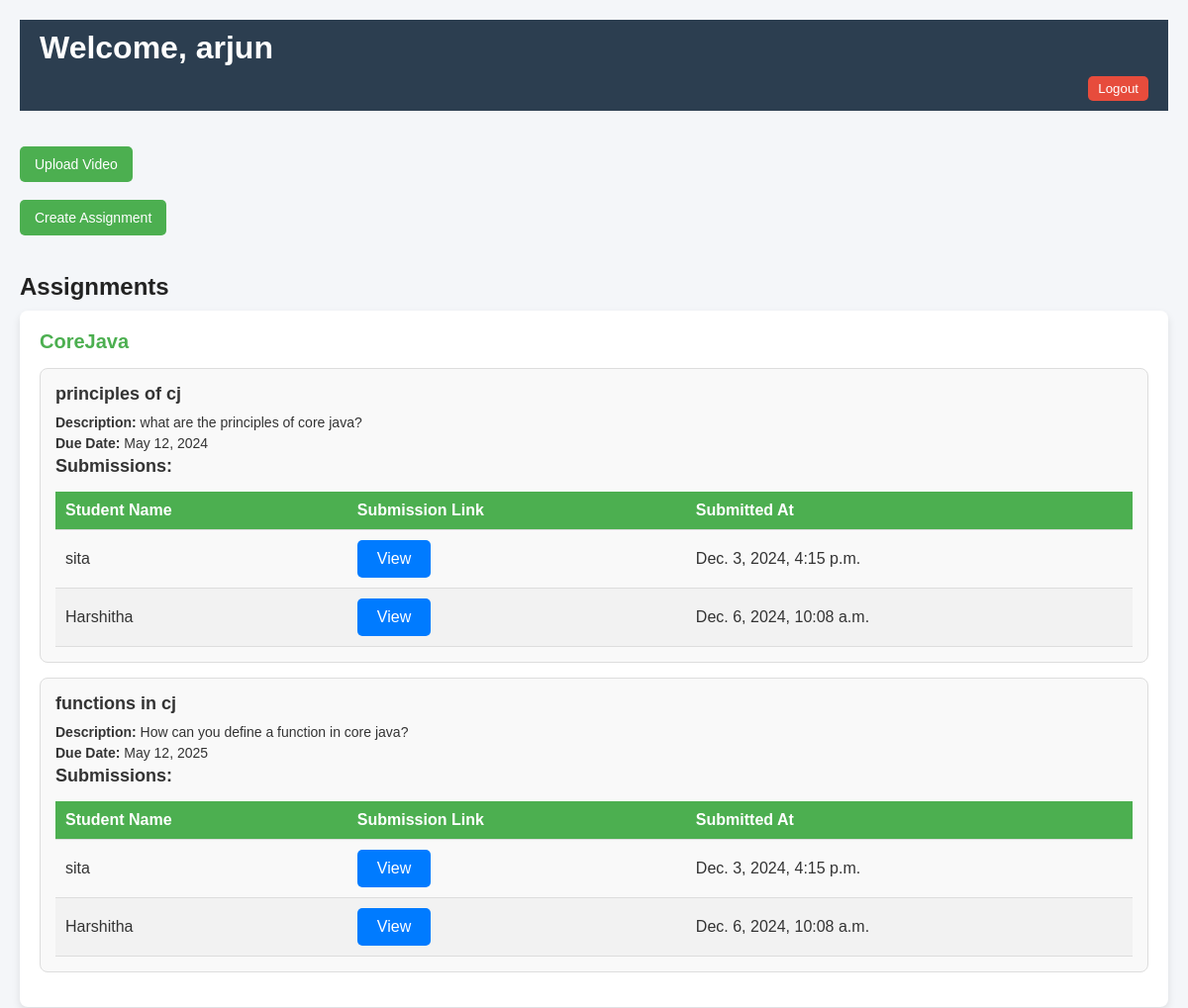
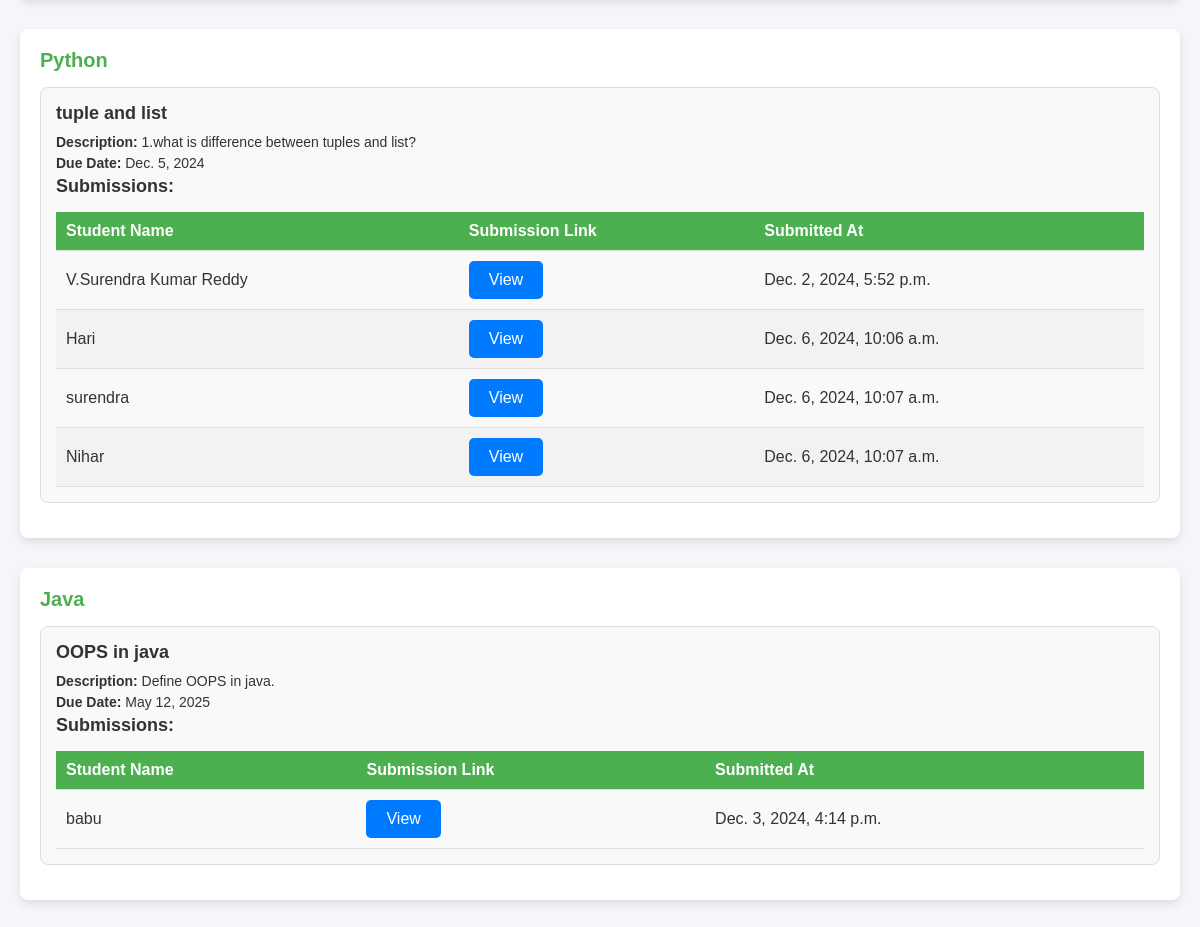
Screenshot of /t_dashboard/ (signed in) with the database file from the repository (2 pictures, top to bottom).
### lapp/models.py (models this page shows, shortened)
class Teacher(models.Model):
    userid = models.CharField(max_length=10, unique=True)
    password = models.CharField(max_length=255)  # length of plain passwords
    name = models.CharField(max_length=100)
    phone = models.BigIntegerField()  # Use BigIntegerField for phone numbers
    mail = models.EmailField()
    gender = models.CharField(
        max_length=10,
        choices=[('Male', 'Male'), ('Female', 'Female'), ('Others', 'Others')],
    )
    courses = models.ManyToManyField(Course,related_name="teachers",blank=True)

class Assignment(models.Model):
    teacher = models.ForeignKey(Teacher, on_delete=models.CASCADE)
    course = models.CharField(
        max_length=50,
        choices=[('Python', 'Python'), ('Java', 'Java'), ('CoreJava', 'Core Java')],
    )
    title = models.CharField(max_length=200)
    description = models.TextField()
    due_date = models.DateField()
    assigned_at = models.DateTimeField(auto_now_add=True)
    students = models.ManyToManyField(Student, related_name='assignments',blank=True)
    submissions = models.ManyToManyField(
        Student,
        through='Submission',
        related_name='assignment_submissions'
    )

class Submission(models.Model):
    student = models.ForeignKey(Student, on_delete=models.CASCADE)
    assignment = models.ForeignKey(Assignment, on_delete=models.CASCADE)
    link =models.CharField(max_length=500 ,null=True,blank=True)
    submitted_at = models.DateTimeField(auto_now_add=True)

class Student(models.Model):
    userid = models.CharField(max_length=10, unique=True)
    password = models.CharField(max_length=255)  # Increased length for hashed passwords
    name = models.CharField(max_length=100)
    phone = models.BigIntegerField()  # Use BigIntegerField for phone numbers
    mail = models.EmailField()
    gender = models.CharField(
        max_length=10,
        choices=[('Male', 'Male'), ('Female', 'Female'), ('Others', 'Others')],
    )
    course = models.CharField(
        max_length=50,
        choices=[('Python', 'Python'), ('Java', 'Java'), ('CoreJava', 'Core Java')],
    )

### lapp/views.py (the view)
# urls.py: path('t_dashboard/', views.teacher_dashboard, name='teacher_dashboard'),
def teacher_dashboard(request):
    teacher_id = request.session.get('teacher_id')
    if not teacher_id:
        return redirect('login_teacher')  # Redirect if not logged in
    teacher = Teacher.objects.get(id=teacher_id)
    assignments = Assignment.objects.filter(teacher=teacher).prefetch_related('submissions')
    assignments_by_course = defaultdict(list)
    for assignment in assignments:
        assignments_by_course[assignment.course].append(assignment)
    course_videos = CourseVideo.objects.filter(teacher_id=teacher_id)
    courses = teacher.courses.all()
    if request.method == 'POST':
        if 'upload_video' in request.POST:
            return redirect('upload_video')
        elif 'create_assignment' in request.POST:
            return redirect('create_assignment')  # Redirect to assignment creation view
    return render(request, 'lapp/teacher_dashboard.html', {
        'teacher_name': teacher.name,
        'course_videos': course_videos,
        'assignments': assignments,
        'assignments_by_course': dict(assignments_by_course),
        'courses': courses,
    })

### lapp/templates/lapp/teacher_dashboard.html (shortened to what this page needs)
<!DOCTYPE html>
<html lang="en">
<head>
</head>
<body>
    <div style="background: #2c3e50; color: #fff; padding: 10px 20px; text-align: right;">
        <h1 style="text-align: left; margin: 0; color: #fff;"> Welcome, {{ teacher_name }}</h1>
        <form method="POST" action="{% url 'logout' %}" style="display: inline;">
            <button type="submit" style="background: #e74c3c; color: #fff; border: none; padding: 5px 10px; cursor: pointer; border-radius: 5px;">
                Logout
            </button>
        </form>
    </div> <br><br>
    <form method="POST">
        <button type="submit" name="upload_video" class="button">Upload Video</button> <br><br>
        <button type="submit" name="create_assignment" class="button">Create Assignment</button> <br><br>
    </form>
    <h2>Assignments</h2>
    {% for course, assignments in assignments_by_course.items %}
        <div class="course-section">
            <div class="course-title">{{ course }}</div>
            {% for assignment in assignments %}
                <div class="assignment-card">
                    <h4>{{ assignment.title }}</h4>
                    <p><strong>Description:</strong> {{ assignment.description }}</p>
                    <p><strong>Due Date:</strong> {{ assignment.due_date }}</p>
                    <h4>Submissions:</h4>
                    <table>
                        <thead>
                            <tr>
                                <th>Student Name</th>
                                <th>Submission Link</th>
                                <th>Submitted At</th>
                            </tr>
                        </thead>
                        <tbody>
                            {% for submission in assignment.submission_set.all %}
                                <tr>
                                    <td>{{ submission.student.name }}</td>
                                    <td>
                                        <a href="{{ submission.link }}" target="_blank" style="display: inline-block; padding: 10px 20px; background-color: #007bff; color: white; text-decoration: none; border-radius: 5px; text-align: center;">View</a>
                                    </td>
                                    <td>{{ submission.submitted_at }}</td>
                                </tr>
                            {% empty %}
                                <tr>
                                    <td colspan="3">No submissions yet.</td>
                                </tr>
                            {% endfor %}
                        </tbody>
                    </table>
                </div>
            {% endfor %}
        </div>
    {% endfor %}
</body>
</html>

### lapp/templates/lapp/teacher_dashboard.html (style rules this page uses)
body { font-family: 'Arial', sans-serif; margin: 0; padding: 20px; background-color: #f4f6f9; color: #333; }
h1, h2 { color: #222; }
h1 { border-bottom: none; padding-bottom: 10px; margin-bottom: 20px; }
h2 { font-size: 24px; margin-bottom: 10px; }
.button { background-color: #4CAF50; color: white; border: none; padding: 10px 15px; font-size: 14px; border-radius: 5px; cursor: pointer; transition: 0.3s ease; text-decoration: none; }
.course-section { margin-bottom: 30px; background-color: white; padding: 20px; border-radius: 8px; box-shadow: 0 4px 8px rgba(0, 0, 0, 0.1); }
.course-title { font-size: 20px; font-weight: bold; margin-bottom: 15px; color: #4CAF50; }
.assignment-card { background-color: #f9f9f9; border: 1px solid #ddd; border-radius: 8px; margin-bottom: 15px; padding: 15px; transition: 0.3s ease; position: relative; }
.assignment-card h4 { font-size: 18px; margin: 0 0 10px; }
.assignment-card p { font-size: 14px; margin: 5px 0; }
table { width: 100%; border-collapse: collapse; margin-top: 15px; }
table th, table td { text-align: left; padding: 10px; border-bottom: 1px solid #ddd; }
table th { background-color: #4CAF50; color: white; font-weight: bold; }
table tr:nth-child(even) { background-color: #f2f2f2; }
table td a { color: #2196F3; text-decoration: none; }

### rows the page displays
Teacher: name "arjun"
Assignment: course "CoreJava", title "principles of cj", description "what are the principles of core java?", due_date "May 12, 2024"
Submission: student.name "sita", submitted_at "Dec. 3, 2024, 4:15 p.m."
Submission: student.name "Harshitha", submitted_at "Dec. 6, 2024, 10:08 a.m."
Assignment: title "functions in cj", description "How can you define a function in core java?", due_date "May 12, 2025"
Submission: student.name "sita", submitted_at "Dec. 3, 2024, 4:15 p.m."
Submission: student.name "Harshitha", submitted_at "Dec. 6, 2024, 10:08 a.m."
Assignment: course "Python", title "tuple and list", description "1.what is difference between tuples and list?", due_date "Dec. 5, 2024"
Submission: student.name "V.Surendra Kumar Reddy", submitted_at "Dec. 2, 2024, 5:52 p.m."
Submission: student.name "Hari", submitted_at "Dec. 6, 2024, 10:06 a.m."
Submission: student.name "surendra", submitted_at "Dec. 6, 2024, 10:07 a.m."
Submission: student.name "Nihar", submitted_at "Dec. 6, 2024, 10:07 a.m."
Assignment: course "Java", title "OOPS in java", description "Define OOPS in java.", due_date "May 12, 2025"
Submission: student.name "babu", submitted_at "Dec. 3, 2024, 4:14 p.m."
